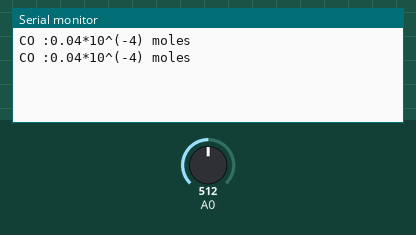
The sketch below on a simulated Arduino Uno, built with avr-gcc and run on an emulated ATmega328P. On the bench: the last lines printed to the serial monitor. The test bench sets the inputs (shaded band); at power-on: A0 = 512.

Above: at 1.8 s.
1.9 s: A0 set to 0
At 2.8 s:
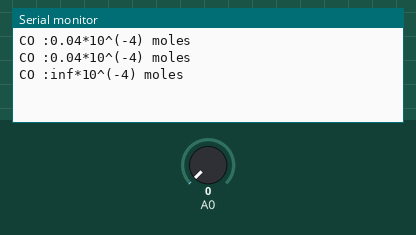
4.5 s: A0 set to 122
At 5.7 s:
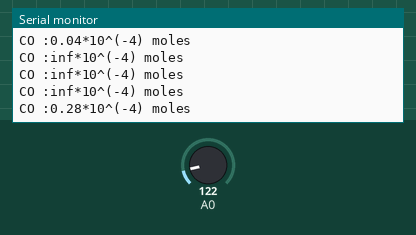

Measured:
- after the input at 1.9 s, the serial monitor: prints a new line after 0.10 s (image 1)
- after the input at 4.5 s, the serial monitor: prints a new line after 0.50 s (image 2)

The sketch:

mq7.ino
```cpp
void setup()
{
  Serial.begin(9600);
}

void loop()
{
  double sensorValue;
  sensorValue = analogRead(A0);
  double sensor_volt = sensorValue/1024*5.0;
  double RS_gas = (5.0-sensor_volt)/sensor_volt;
  double R0 = RS_gas/(26+(1/3));
  Serial.print("CO :");
  Serial.print(R0);
  Serial.println("*10^(-4) moles ");
  delay(1000);
}
```
